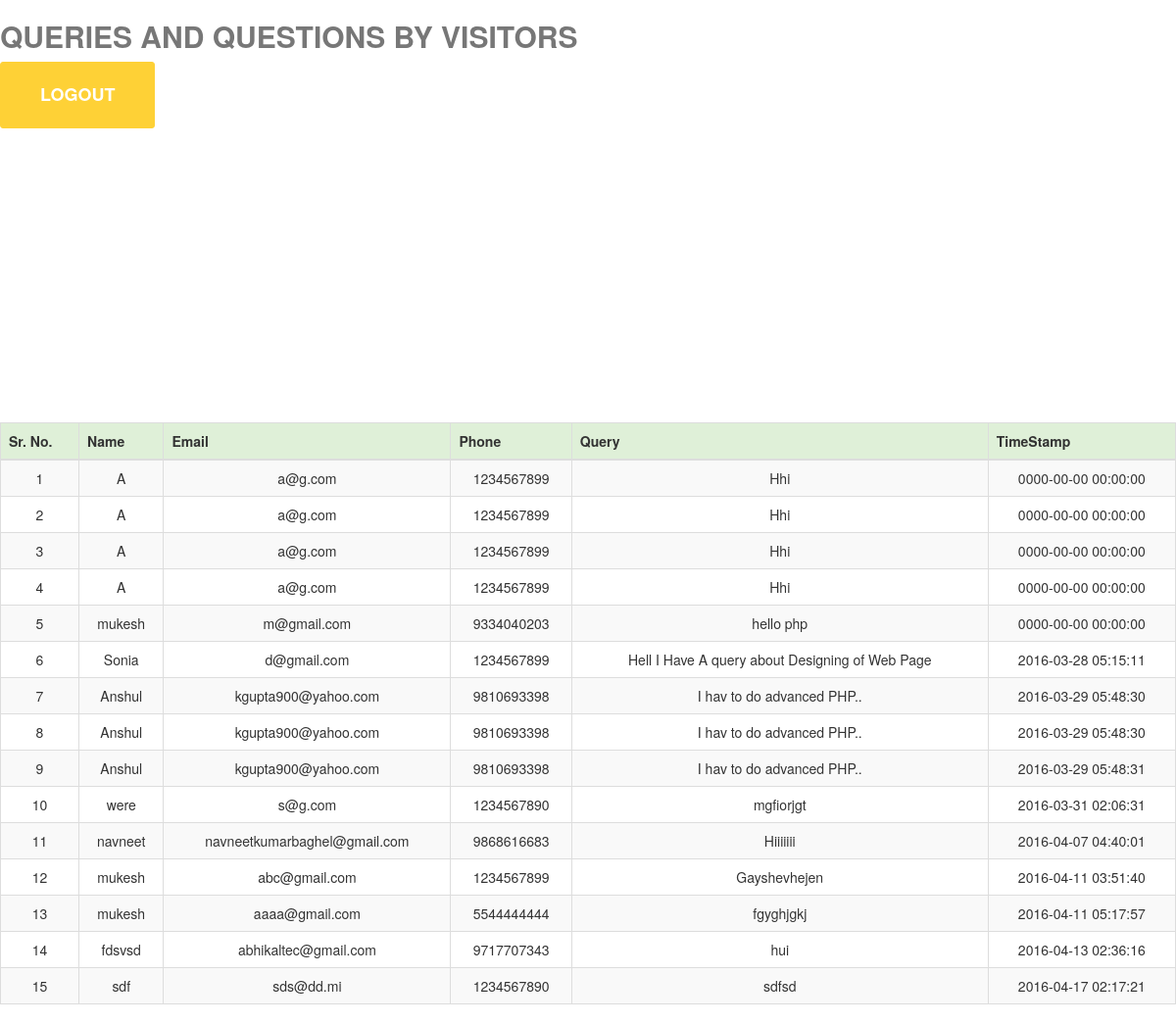
The page /admin/query.php (signed in) on the database its author committed.
### tables this page shows
CREATE TABLE `query` (
  `id` int(3) NOT NULL AUTO_INCREMENT,
  `name` varchar(15) NOT NULL,
  `email` varchar(30) NOT NULL,
  `phone` varchar(13) NOT NULL,
  `message` varchar(300) NOT NULL,
  `time` timestamp NOT NULL DEFAULT CURRENT_TIMESTAMP,
  PRIMARY KEY (`id`)
);

### admin/query.php (the view, shortened to what this page needs)
<!doctype html>
<html>
<head>
<link rel="stylesheet" type="text/css" href="https://cdn.datatables.net/r/bs/dt-1.10.8,fh-3.0.0,kt-2.0.0,r-1.0.7,sc-1.3.0/datatables.min.css"/>
<link href="/css/bootstrap.min.css" rel="stylesheet">
<link href="/css/agency.css" rel="stylesheet">
</head>
<body>
<h2 class="section-heading text-muted">Queries and questions by visitors</h2>
<form action="logout.php" method="post">
<input type="submit" class="page-scroll btn btn-xl" name="logout" value="Logout">
</form>
<table class="table table-striped table-bordered table-hover" data-page-length='10'>
<thead>
	<tr class="success">
		<th>Sr. No.</th>
                <th>Name</th>
		<th>Email</th>
		<th>Phone</th>
		<th>Query</th>
		<th>TimeStamp</th>
    </tr>
</thead>
		<tbody>
<?php
$conn=mysqli_connect("mysql1.000webhost.com","a6638524_abc","maB1506-");
mysqli_select_db($conn, "a6638524_all");
$comm=" select * from query";
$result=mysqli_query($conn, $comm);
while($rows=mysqli_fetch_assoc($result))
{
	echo "<tr role='row' class='even'><td>".$rows["id"]."</td><td>".$rows["name"]."</td><td>".$rows["email"]."</td><td>".$rows["phone"]."</td><td>".$rows["message"]."</td><td>".$rows["time"]."</td></tr></br>";
}
?>
        </tbody>
</table>
</body>
</html>

### css/agency.css (style rules this page uses)
body { overflow-x:hidden;font-family:"Roboto Slab","Helvetica Neue",Helvetica,Arial,sans-serif }
.text-muted { color:#777 }
h1,h2,h3,h4,h5,h6 { font-family:Montserrat,"Helvetica Neue",Helvetica,Arial,sans-serif;text-transform:uppercase;font-weight:700 }
.btn-xl { color:#fff;background-color:#fed136;border-color:#fed136;font-family:Montserrat,"Helvetica Neue",Helvetica,Arial,sans-serif;text-transform:uppercase;font-weight:700;border-radius:3px;font-size:18px;padding:20px 40px }
body { webkit-tap-highlight-color:#fed136 }

### admin/query.php (style rules this page uses)
tr { text-align: center; }

### rows shown on the page
query: id "1", name "A", email "a@g.com", phone "1234567899", message "Hhi", time "0000-00-00 00:00:00"
query: id "2", name "A", email "a@g.com", phone "1234567899", message "Hhi", time "0000-00-00 00:00:00"
query: id "3", name "A", email "a@g.com", phone "1234567899", message "Hhi", time "0000-00-00 00:00:00"
query: id "4", name "A", email "a@g.com", phone "1234567899", message "Hhi", time "0000-00-00 00:00:00"
query: id "5", name "mukesh", email "m@gmail.com", phone "9334040203", message "hello php", time "0000-00-00 00:00:00"
query: id "6", name "Sonia", email "d@gmail.com", phone "1234567899", message "Hell I Have A query about Designing of Web Page", time "2016-03-28 05:15:11"
query: id "7", name "Anshul", email "kgupta900@yahoo.com", phone "9810693398", message "I hav to do advanced PHP..", time "2016-03-29 05:48:30"
query: id "8", name "Anshul", email "kgupta900@yahoo.com", phone "9810693398", message "I hav to do advanced PHP..", time "2016-03-29 05:48:30"
query: id "9", name "Anshul", email "kgupta900@yahoo.com", phone "9810693398", message "I hav to do advanced PHP..", time "2016-03-29 05:48:31"
query: id "10", name "were", email "s@g.com", phone "1234567890", message "mgfiorjgt", time "2016-03-31 02:06:31"
query: id "11", name "navneet", email "navneetkumarbaghel@gmail.com", phone "9868616683", message "Hiiiiiii", time "2016-04-07 04:40:01"
query: id "12", name "mukesh", email "abc@gmail.com", phone "1234567899", message "Gayshevhejen", time "2016-04-11 03:51:40"
query: id "13", name "mukesh", email "aaaa@gmail.com", phone "5544444444", message "fgyghjgkj", time "2016-04-11 05:17:57"
query: id "14", name "fdsvsd", email "abhikaltec@gmail.com", phone "9717707343", message "hui", time "2016-04-13 02:36:16"
query: id "15", name "sdf", email "sds@dd.mi", phone "1234567890", message "sdfsd", time "2016-04-17 02:17:21"
